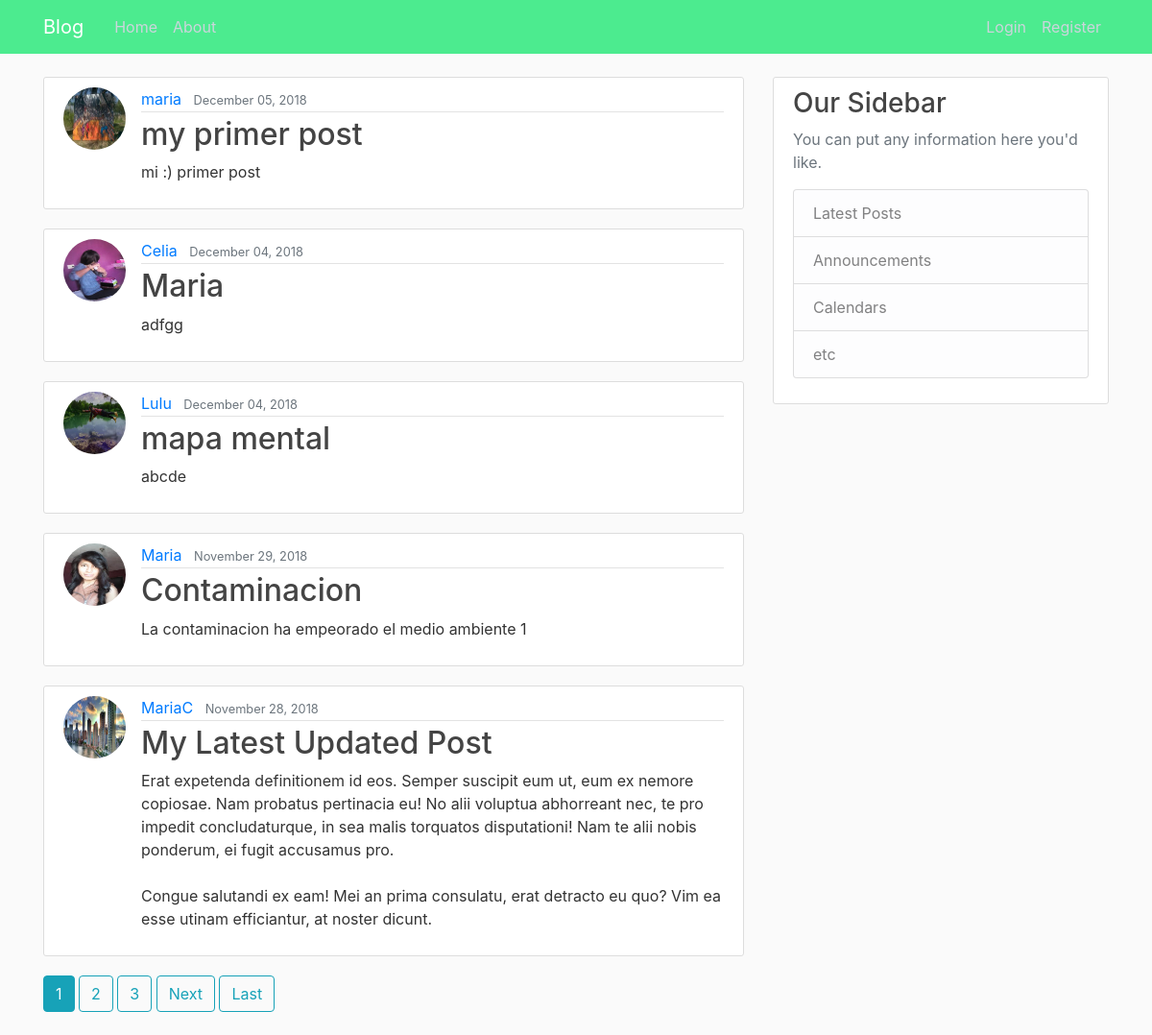
The page / on the database its author committed.
### blog/models.py (models this page shows, shortened)
class Post(models.Model):
    title = models.CharField(max_length=100)
    content = models.TextField()
    date_posted = models.DateTimeField(default=timezone.now)
    author = models.ForeignKey(User, on_delete=models.CASCADE)

### users/models.py (models this page shows, shortened)
class Profile(models.Model):
    user = models.OneToOneField(User, on_delete=models.CASCADE)
    image = models.ImageField(default='default.jpg', upload_to='profile_pics')

### blog/views.py (the view)
# urls.py: path('', PostListView.as_view(), name='blog-home'),
class PostListView(ListView):
    model = Post
    template_name = 'blog/home.html'  # <app>/<model>_<viewtype>.html
    context_object_name = 'posts'
    ordering = ['-date_posted']
    paginate_by = 5

### blog/templates/blog/home.html (shortened to what this page needs)
{% extends "blog/base.html" %}
{% block content %}
    {% for post in posts %}
        <article class="media content-section">
          <img class="rounded-circle article-img" src="{{ post.author.profile.image.url }}">
          <div class="media-body">
            <div class="article-metadata">
              <a class="mr-2" href="{% url 'user-posts' post.author.username %}">{{ post.author }}</a>
              <small class="text-muted">{{ post.date_posted|date:"F d, Y" }}</small>
            </div>
            <h2><a class="article-title" href="{% url 'post-detail' post.id %}">{{ post.title }}</a></h2>
            <p class="article-content">{{ post.content }}</p>
          </div>
        </article>
    {% endfor %}
    {% if is_paginated %}
      {% for num in page_obj.paginator.page_range %}
        {% if page_obj.number == num %}
          <a class="btn btn-info mb-4" href="?page={{ num }}">{{ num }}</a>
        {% elif num > page_obj.number|add:'-3' and num < page_obj.number|add:'3' %}
          <a class="btn btn-outline-info mb-4" href="?page={{ num }}">{{ num }}</a>
        {% endif %}
      {% endfor %}
      {% if page_obj.has_next %}
        <a class="btn btn-outline-info mb-4" href="?page={{ page_obj.next_page_number }}">Next</a>
        <a class="btn btn-outline-info mb-4" href="?page={{ page_obj.paginator.num_pages }}">Last</a>
      {% endif %}
    {% endif %}
{% endblock content %}

### blog/templates/blog/base.html (shortened to what this page needs)
{% load static %}
<!DOCTYPE html>
<html>
<head>
    <link rel="stylesheet" href="https://maxcdn.bootstrapcdn.com/bootstrap/4.0.0/css/bootstrap.min.css">
    <link rel="stylesheet" type="text/css" href="{% static 'blog/main.css' %}">
</head>
<body>
    <header class="site-header">
      <nav class="navbar navbar-expand-md navbar-dark bg-steel fixed-top">
        <div class="container">
          <a class="navbar-brand mr-4" href="{% url 'blog-home' %}">Blog</a>
          <div class="collapse navbar-collapse" id="navbarToggle">
            <div class="navbar-nav mr-auto">
              <a class="nav-item nav-link" href="{% url 'blog-home' %}">Home</a>
              <a class="nav-item nav-link" href="{% url 'blog-about' %}">About</a>
            </div>
            <div class="navbar-nav">
              {% if user.is_authenticated %}
                <a class="nav-item nav-link" href="{% url 'post-create' %}">New Post</a>
                <a class="nav-item nav-link" href="{% url 'profile' %}">Profile</a>
                <a class="nav-item nav-link" href="{% url 'logout' %}">Logout</a>
              {% else %}
                <a class="nav-item nav-link" href="{% url 'login' %}">Login</a>
                <a class="nav-item nav-link" href="{% url 'register' %}">Register</a>
              {% endif %}
            </div>
          </div>
        </div>
      </nav>
    </header>
    <main role="main" class="container">
      <div class="row">
        <div class="col-md-8">
          {% block content %}{% endblock %}
        </div>
        <div class="col-md-4">
          <div class="content-section">
            <h3>Our Sidebar</h3>
            <p class='text-muted'>You can put any information here you'd like.
              <ul class="list-group">
                <li class="list-group-item list-group-item-light">Latest Posts</li>
                <li class="list-group-item list-group-item-light">Announcements</li>
                <li class="list-group-item list-group-item-light">Calendars</li>
                <li class="list-group-item list-group-item-light">etc</li>
              </ul>
            </p>
          </div>
        </div>
      </div>
    </main>
</body>
</html>

### blog/static/blog/main.css (style rules this page uses)
body { background: #fafafa; color: #333333; margin-top: 5rem; }
h1, h2, h3, h4, h5, h6 { color: #444444; }
ul { margin: 0; }
.bg-steel { background-color: #4ceb8f; }
.site-header .navbar-nav .nav-link { color: #cbd5db; }
.content-section { background: #ffffff; padding: 10px 20px; border: 1px solid #dddddd; border-radius: 3px; margin-bottom: 20px; }
.article-title { color: #444444; }
.article-content { white-space: pre-line; }
.article-img { height: 65px; width: 65px; margin-right: 16px; }
.article-metadata { padding-bottom: 1px; margin-bottom: 4px; border-bottom: 1px solid #e3e3e3 }

### rows shown on the page
Post: author.profile.image (picture), author "maria", date_posted "December 05, 2018", title "my primer post", content "mi :) primer post"
Post: author.profile.image (picture), author "Celia", date_posted "December 04, 2018", title "Maria", content "adfgg"
Post: author.profile.image (placeholder picture), author "Lulu", date_posted "December 04, 2018", title "mapa mental", content "abcde"
Post: author.profile.image (picture), author "Maria", date_posted "November 29, 2018", title "Contaminacion", content "La contaminacion ha empeorado el medio ambiente 1"
Post: author.profile.image (picture), author "MariaC", date_posted "November 28, 2018", title "My Latest Updated Post", content "Erat expetenda definitionem id eos. Semper suscipit eum ut, eum ex nemore copiosae. Nam probatus pertinacia eu! No alii voluptua abhorreant nec, te pro impedit concludaturque, in sea malis torquatos disputationi! Nam te alii nobis ponderum, ei fugit accusamus pro. Congue salutandi ex eam! Mei an prima consulatu, erat detracto eu quo? Vim ea esse utinam efficiantur, at noster dicunt."

### other values the page prints
{{ num }} "1"
{{ num }} "2" "3"
